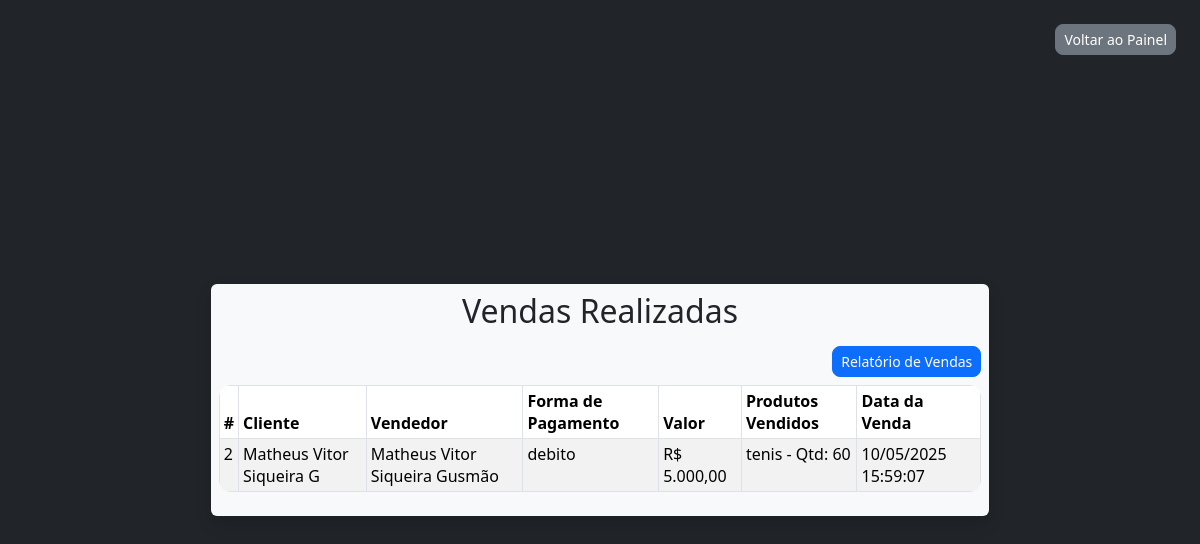
Page /view/venda/listar_vendas.php (signed in) on the earlier database version.
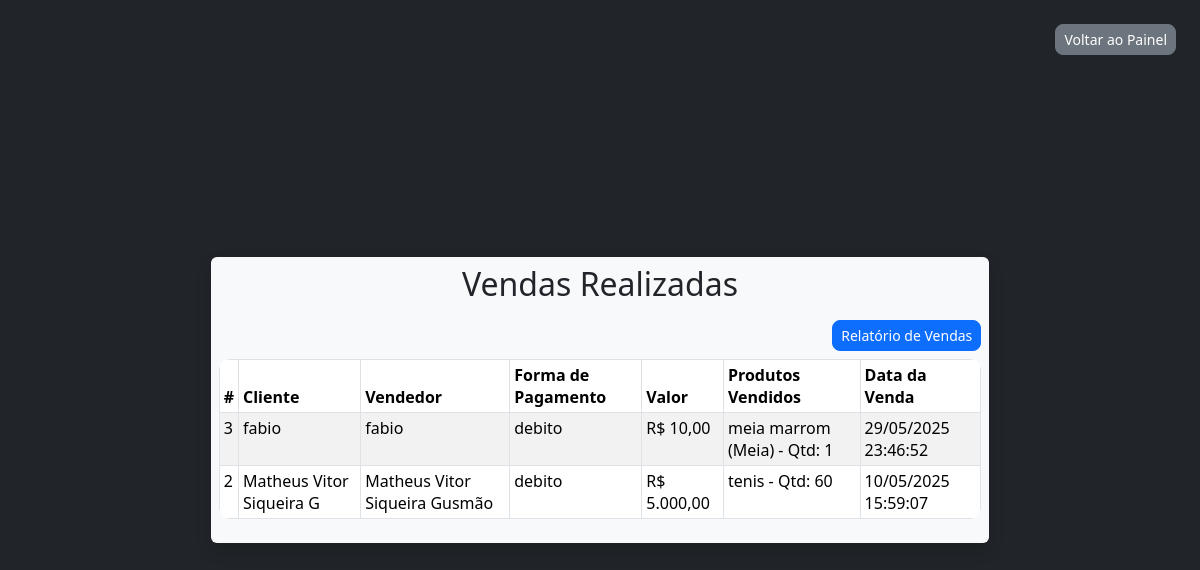
Same page on the later database version.
### tables this page shows
CREATE TABLE `vendas` (
  `id` int(11) NOT NULL,
  `fk_cliente_id` int(11) DEFAULT NULL,
  `fk_vendedor_id` int(11) DEFAULT NULL,
  `fk_forma_pagto_id` int(11) DEFAULT NULL,
  `valor` decimal(10,0) DEFAULT NULL,
  `data_criacao` timestamp NOT NULL DEFAULT current_timestamp(),
  `data_venda` date DEFAULT curdate(),
  `valor_total` decimal(10,2) NOT NULL DEFAULT 0.00
);

CREATE TABLE `clientes` (
  `id` int(11) NOT NULL,
  `nome` varchar(200) NOT NULL,
  `cpf` char(11) NOT NULL,
  `email` varchar(200) NOT NULL,
  `telefone` varchar(15) DEFAULT NULL,
  `logradouro` varchar(200) DEFAULT NULL,
  `numero` varchar(10) DEFAULT NULL,
  `bairro` varchar(100) DEFAULT NULL,
  `cidade` varchar(100) DEFAULT NULL,
  `estado` char(2) DEFAULT NULL,
  `sexo` char(1) DEFAULT NULL,
  `data_criacao` timestamp NOT NULL DEFAULT current_timestamp(),
  `data_atualizacao` timestamp NOT NULL DEFAULT current_timestamp() ON UPDATE current_timestamp(),
  `modificado_por` int(11) DEFAULT NULL
);

CREATE TABLE `vendedores` (
  `id` int(11) NOT NULL,
  `nome` varchar(200) NOT NULL,
  `cpf` char(11) NOT NULL,
  `email` varchar(200) NOT NULL,
  `telefone` varchar(15) DEFAULT NULL,
  `logradouro` varchar(255) DEFAULT NULL,
  `numero` varchar(10) DEFAULT NULL,
  `bairro` varchar(100) DEFAULT NULL,
  `cidade` varchar(100) DEFAULT NULL,
  `estado` varchar(2) DEFAULT NULL,
  `sexo` char(1) DEFAULT NULL,
  `data_criacao` timestamp NOT NULL DEFAULT current_timestamp(),
  `data_atualizacao` timestamp NOT NULL DEFAULT current_timestamp() ON UPDATE current_timestamp(),
  `modificado_por` int(11) DEFAULT NULL,
  `senha` varchar(200) DEFAULT NULL,
  `tipo` enum('admin','vendedor') NOT NULL DEFAULT 'vendedor'
);

CREATE TABLE `forma_pagto` (
  `id` int(11) NOT NULL,
  `descricao` varchar(100) NOT NULL
);

### view/venda/listar_vendas.php (the view, shortened to what this page needs)
<?php
include '../../connection.php';
include '../../head.php';
$sql = "SELECT v.id, c.nome AS cliente, ve.nome AS vendedor, fp.descricao AS forma_pagto, v.valor, v.data_criacao
        FROM vendas v
        INNER JOIN clientes c ON v.fk_cliente_id = c.id
        INNER JOIN vendedores ve ON v.fk_vendedor_id = ve.id
        INNER JOIN forma_pagto fp ON v.fk_forma_pagto_id = fp.id
        ORDER BY v.data_criacao DESC";
$stmt = $conn->prepare($sql);
if (!$stmt->execute()) {
    die("Erro ao executar consulta: " . $stmt->error);
}
$result = $stmt->get_result();
?>
<!DOCTYPE html>
<html lang="pt-br">
<head>
    <link href="https://cdn.jsdelivr.net/npm/bootstrap@5.3.2/dist/css/bootstrap.min.css" rel="stylesheet">
</head>
<body class="bg-dark text-light">
    <div class="w-100 vh-100 d-flex flex-column justify-content-center align-items-center bg-dark p-3">
        <a href="../administrador/home_adm.php" class="btn btn-secondary btn-sm position-fixed" style="top: 24px; right: 24px; z-index: 999;">Voltar ao Painel</a>
        <div class="col-12 col-sm-10 col-md-9 col-lg-8 bg-light p-2 rounded shadow">
            <h2 class="text-center text-dark mb-3">Vendas Realizadas</h2>
            <div class="d-flex justify-content-end mb-2 gap-2">
                <a href="relatorios_de_venda.php" class="btn btn-primary btn-sm">Relatório de Vendas</a>
            </div>
            <div class="table-responsive">
                <table class="table table-sm table-bordered table-striped">
                    <thead class="thead-dark">
                        <tr>
                            <th>#</th>
                            <th>Cliente</th>
                            <th>Vendedor</th>
                            <th>Forma de Pagamento</th>
                            <th>Valor</th>
                            <th>Produtos Vendidos</th>
                            <th>Data da Venda</th>
                        </tr>
                    </thead>
                    <tbody>
                        <?php
                        if ($result->num_rows > 0) {
                            while ($row = $result->fetch_assoc()) {
                                $produtos = [];
                                $sql_prod = "SELECT p.nome, t.nome as tipo_nome, iv.qtd_vendida FROM item_venda iv
                                             INNER JOIN produtos p ON iv.fk_produto_id = p.id
                                             LEFT JOIN tipos_produto t ON p.tipo_id = t.id
                                             WHERE iv.fk_venda_id = " . $row['id'];
                                $res_prod = $conn->query($sql_prod);
                                while ($prod = $res_prod->fetch_assoc()) {
                                    $produtos[] = $prod['nome'] .
                                        ($prod['tipo_nome'] ? ' (' . $prod['tipo_nome'] . ')' : '') .
                                        ' - Qtd: ' . $prod['qtd_vendida'];
                                }
                                $produtos_str = implode('<br>', $produtos);
                                echo "<tr>
                                        <td>{$row['id']}</td>
                                        <td>{$row['cliente']}</td>
                                        <td>{$row['vendedor']}</td>
                                        <td>{$row['forma_pagto']}</td>
                                        <td>R$ " . number_format($row['valor'], 2, ',', '.') . "</td>
                                        <td>{$produtos_str}</td>
                                        <td>" . date("d/m/Y H:i:s", strtotime($row['data_criacao'])) . "</td>
                                      </tr>";
                            }
                        } else {
                            echo "<tr><td colspan='6' class='text-center'>Nenhuma venda encontrada</td></tr>";
                        }
                        ?>
                    </tbody>
                </table>
            </div>
        </div>
    </div>
</body>
</html>

### head.php (shortened to what this page needs)
<?php
echo '<meta charset="UTF-8">
<meta name="viewport" content="width=device-width, initial-scale=1.0">
<link rel="shortcut icon" href="./assets/logo/favicon.ico" type="image/x-icon">
<link rel="stylesheet" href="./assets/css/style.css">
<link href="https://cdn.jsdelivr.net/npm/bootstrap@5.3.5/dist/css/bootstrap.min.css" rel="stylesheet">
<script src="https://cdn.jsdelivr.net/npm/bootstrap@5.3.5/dist/js/bootstrap.bundle.min.js" defer></script>';

### assets/css/style.css (style rules this page uses)
* { margin: 0; padding: 0; box-sizing: border-box; }
body { font-family: 'Segoe UI', Arial, sans-serif; font-size: 16px; background-color: #222; color: #222; }
.bg-light { background-color: #fff !important; }
.bg-dark { background-color: #222 !important; }
.rounded { border-radius: 16px !important; }
.shadow { box-shadow: 0 4px 24px rgba(0,0,0,0.08), 0 1.5px 4px rgba(0,0,0,0.04); }
.btn { border-radius: 8px !important; font-weight: 500; transition: background 0.2s, color 0.2s; }
.btn-primary { background: #f7b731; border: none; color: #222; }
.btn-secondary { background: #222; border: none; color: #fff; }
.table { border-radius: 12px; overflow: hidden; }
h1, h2, h3, h4, h5 { font-family: 'Segoe UI', Arial, sans-serif; font-weight: 700; color: #f7b731; }
.text-dark { color: #222 !important; }
.text-light { color: #fff !important; }
.gap-2 { gap: 0.5rem; }

### view/venda/listar_vendas.php (style rules this page uses)
html, body { background-color: #222 !important; }

Differences in the rows shown:
added vendas: id "3", fk_cliente.nome "fabio", fk_vendedor.nome "fabio", fk_forma_pagto.descricao "debito", valor "10,00", produtos "meia marrom (Meia) - Qtd: 1", data_criacao "29/05/2025 23:46:52"
